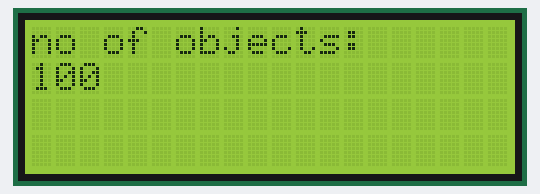
A sketch run on a simulated Arduino Uno, built with avr-gcc and run on an emulated ATmega328P. Shown: 20×4 character LCD.

Above: at 0.1 s.
At 6.2 s:
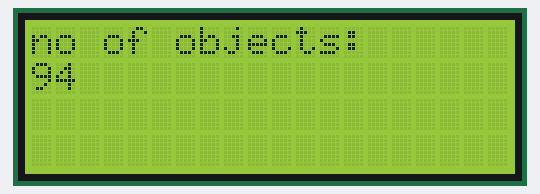
At 10.2 s:
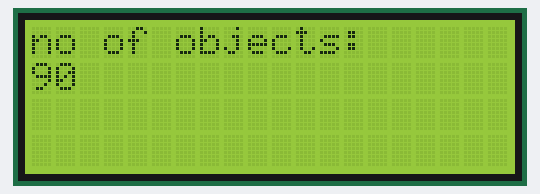
At 19.3 s:
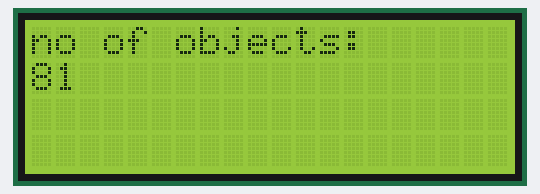
At 28.3 s:
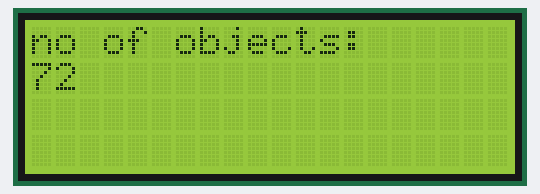
At 38.4 s:
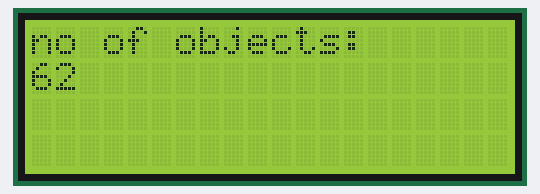

Measured:
- what the display in image 1 shows lasts 1.0 s, from 6.1 s to 7.1 s

The sketch:

simpleRun.ino
```cpp
#include <Wire.h>
#include <LiquidCrystal_I2C.h>

LiquidCrystal_I2C lcd(0x27,20,4);  // set the LCD address to 0x27 for a 16 chars and 2 line display
int x = 100;
boolean y = true;
void setup()
{
                         // initialize the lcd
  lcd.init();
  lcd.backlight();
  lcd.setCursor(0,0);
  lcd.print("no of objects:");


  while( y == true){

    lcd.setCursor(0,1);
  lcd.print("   ");

  lcd.setCursor(0,1);
  lcd.print(x);
  delay(1000);
   x--;
  }


  // Print a message to the LCD.


}


void loop()
{
}
```
